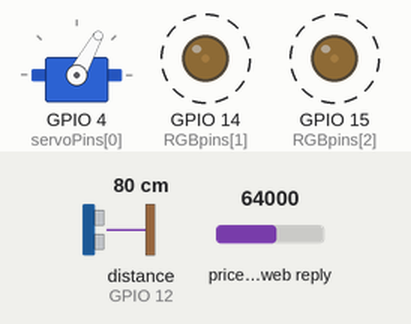
Simulated run of this sketch. Board: ESP8266 (NodeMCU). Parts: servo, output pins drawn as LEDs (lit = HIGH). Dashed ring = blinking. The inputs (shaded band) are chosen by the test bench; at power-on: distance to the obstacle (sensor on GPIO 12) 80 cm, price in the web reply 64000. The echo pulse lasts 58.3 µs per cm; WiFi joins after 1.5 s; servers stay silent unless stated; random numbers use the default seed unless the sketch sets one; web services answer with replies made up by the test bench; pins used as bus, display or sensor lines are not drawn; what the sketch prints to the serial monitor is not drawn.

Above: at 3.7 s.
3.8 s: distance to the obstacle (sensor on GPIO 12) set to 2 cm
At 5.8 s:
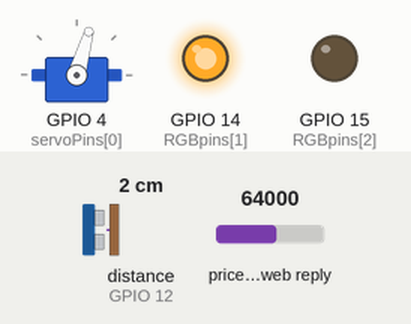
7.3 s: distance to the obstacle (sensor on GPIO 12) set to 299 cm
At 10.6 s:
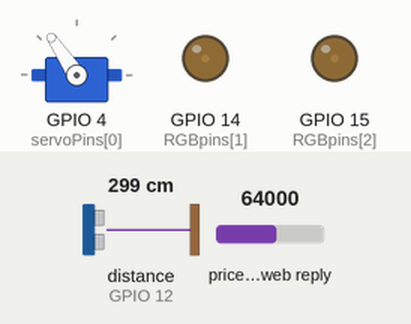
10.8 s: distance to the obstacle (sensor on GPIO 12) set to 120 cm
At 15.5 s:
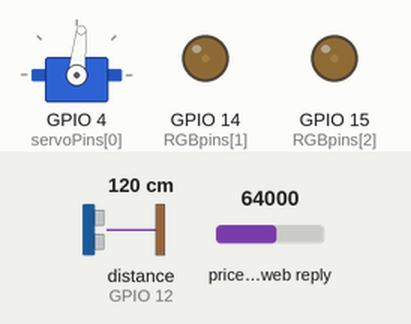
20.1 s: distance to the obstacle (sensor on GPIO 12) set to 9 cm
At 25.4 s:
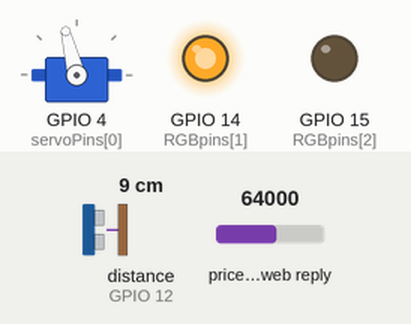
25.6 s: distance to the obstacle (sensor on GPIO 12) set to 18 cm
29.1 s: distance to the obstacle (sensor on GPIO 12) set to 35 cm
Timing chart, 0 to 50.4 s (numbered marks = the images above; inputs shaded):
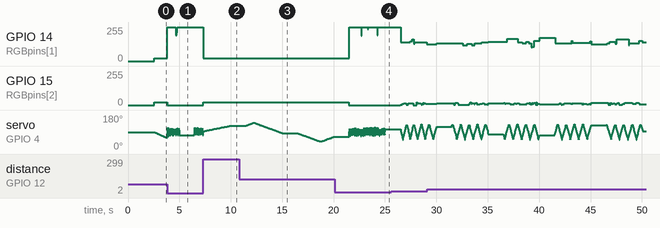

The sketch:

scp-ALL-v1.ino
```cpp
// basé sur crypto-ticker pour la programmation du crypto-ticker https://github.com/openhardwarelabs/bitcoin-ticker
//info PWN pins esp8266 1 to 8 and 12
// Libraries SP for ESp8266
#include <ESP8266WiFi.h>
#include <ArduinoJson.h>
#include <Wire.h>
//for ultraS
#include <HCSR04.h>// https://github.com/Martinsos/arduino-lib-hc-sr04
//for arduino
#include <Servo.h>
#include <Chrono.h>

/////////const & var for crypto ticker
// WiFi settings

const char* ssid     = "RED";
const char* password = "lemot2passeestlemot2passe";

// API server
const char* host = "api.coindesk.com";

int price, oldPrice;

/////////const & var for UltraS.
const byte triggerPin = 13; //<to change
const byte echoPin = 12; //<to change
UltraSonicDistanceSensor distanceSensor(triggerPin, echoPin);
unsigned int distance;

/////////const & var for servo RGBled and others.
// servo

const byte startPos = 90;
const byte nbreServo = 1;
const byte miniPosLimite = 10;
const byte maxPosLimite = 170;
const byte servoPins[nbreServo] = {4}; //<to change

int posLimitesTemp[2];
bool directionAngle[nbreServo];
float pos[nbreServo];
float nbreDegreVariation;

// RVBled
int LEDPower = 0;
int LEDPowerLimitesTemp[2];
int colorVariation;
int lightVariation;

const byte RGBpins[3] = {12, 14, 15};
const byte maxPowerLimite = 220;
const byte miniPowerLimite = 20;

byte etatNuage = 0;

//ZONE TEST
const byte Rpins = 11;
//FIN
Servo servo[nbreServo];
Chrono chronoTempete, chronoTicker;;

void setup() {

  // Serial
  Serial.begin(115200);
  delay(10);

  //fait buggé
  for (byte i = 0; i < nbreServo; i++) {

    servo[i].attach(servoPins[i]);
    delay(10);
    pos[i] = startPos;
    delay(10);
    servo[i].write(90);
    delay(10);
  }


  ////RGB
  for (byte i = 0; i < 3; i++) {
    pinMode(RGBpins[i], OUTPUT);
  }

  delay(1000);

  // We start by connecting to a WiFi network
  Serial.println();
  Serial.println();
  Serial.print("Connecting to ");
  Serial.println(ssid);

  WiFi.begin(ssid, password);
  delay (10);

  while (WiFi.status() != WL_CONNECTED) {
    delay(500);
    Serial.print(".");
  }

  Serial.println("");
  Serial.println("WiFi connected");
  Serial.println("IP address: ");
  Serial.println(WiFi.localIP());

  delay(10);

}
void loop() {
  cryptoTicker();


  tempete();
  delay(1);
  tempeteWithUltraS();
  delay(1);
  etatNuageUpDate();
  delay(1);
  ledRVB();
  delay(1);
  moveMode(0);
  delay(1);

}

void cryptoTicker() {

  if (chronoTicker.hasPassed(5000)) {
    chronoTicker.restart();
    // Connect to API
    Serial.print("connecting to ");
    Serial.println(host);

    // Use WiFiClient class to create TCP connections
    WiFiClient client;
    const int httpPort = 80;
    if (!client.connect(host, httpPort)) {
      Serial.println("connection failed");
      return;
    }

    // We now create a URI for the request
    String url = "/v1/bpi/currentprice.json";

    Serial.print("Requesting URL: ");
    Serial.println(url);

    // This will send the request to the server
    client.print(String("GET ") + url + " HTTP/1.1\r\n" +
                 "Host: " + host + "\r\n" +
                 "Connection: close\r\n\r\n");
    delay(100);

    // Read all the lines of the reply from server and print them to Serial
    String answer;
    while (client.available()) {
      String line = client.readStringUntil('\r');
      answer += line;
    }

    client.stop();
    Serial.println();
    Serial.println("closing connection");

    // Process answer
    Serial.println();
    Serial.println("Answer: ");
    Serial.println(answer);

    // Convert to JSON
    String jsonAnswer;
    int jsonIndex;

    for (int i = 0; i < answer.length(); i++) {
      if (answer[i] == '{') {
        jsonIndex = i;
        break;
      }
    }

    // Get JSON data
    jsonAnswer = answer.substring(jsonIndex);
    Serial.println();
    Serial.println("JSON answer: ");
    Serial.println(jsonAnswer);
    jsonAnswer.trim();

    // Get rate as float
    int rateIndex = jsonAnswer.indexOf("rate_float");
    String priceString = jsonAnswer.substring(rateIndex + 12, rateIndex + 18);
    priceString.trim();
    price = priceString.toFloat();

    // Print price
    Serial.println();
    Serial.println("Bitcoin price: ");
    Serial.println(price);
    Serial.print(" vs oldprice :  ");
    Serial.println(oldPrice);
    if (price > oldPrice) {
      etatNuage = 1;
    } else if (price < oldPrice) {
      etatNuage = 2;
    } else {
      etatNuage = 0;
    }
  }
}
void moveMode(byte whatServoInfo) {

  // on change de nbreDegreVariation
  if (pos[whatServoInfo] <= posLimitesTemp[0] ) {
    directionAngle[whatServoInfo] = !directionAngle[whatServoInfo];
    pos[whatServoInfo] = posLimitesTemp[0];
  } else if ( pos[whatServoInfo] >= posLimitesTemp[1]) {
    directionAngle[whatServoInfo] = !directionAngle[whatServoInfo];
    pos[whatServoInfo] = posLimitesTemp[1];

  }
  if (directionAngle[whatServoInfo]) {
    pos[whatServoInfo] = pos[whatServoInfo] + nbreDegreVariation;
  } else {
    pos[whatServoInfo] = pos[whatServoInfo] - nbreDegreVariation;
  }
  safeServoLimites(whatServoInfo);
  servo[whatServoInfo].write(pos[whatServoInfo]);
}

void safeServoLimites(byte whatServoInfo) {

  // on reste dans les limite d'angle
  if (pos[whatServoInfo] > maxPosLimite) {
    pos[whatServoInfo] = maxPosLimite;
  }
  if (pos[whatServoInfo] < miniPosLimite) {
    pos[whatServoInfo] = miniPosLimite;
  }

}

void ledRVB() {

  switch (etatNuage) {
    case 1:
      //RBpins actives
      for (byte i = 0; i < 2; i++) {
        lightVariationMode();
        analogWrite(RGBpins[i], lightVariation );
      }
      analogWrite(RGBpins[2], random(0, 20) );
      break;
    case 2:
      //    Rpins
      lightVariationMode();
      analogWrite(RGBpins[1], lightVariation );
      analogWrite(RGBpins[0], random(0, 15) );
      analogWrite(RGBpins[2], 0 );
      break;
    default:
      //RGBpins actives
      for (byte i = 0; i < 3; i++) {
        lightVariationMode();
        analogWrite(RGBpins[i], lightVariation );
      }
      break;
  }
}

void lightVariationMode() {
  lightVariation = random(
                     (LEDPowerLimitesTemp[0] + random((0 - colorVariation / 2), colorVariation)),  //minimun dans la variation de cooleur,
                     (LEDPowerLimitesTemp[1] + random((0 - colorVariation / 2), colorVariation))); //maxi
}

void tempete() {

  switch (etatNuage) {
    case 1:
      if (chronoTempete.hasPassed(1000 * random(2, 4))) {
        chronoTempete.restart();
        if (random(10) == 0) {
          etatNuage = 2;
        } else {
          etatNuage = 0;
        }
      }
      break;
    case 2:
      if (chronoTempete.hasPassed(1000 * random(1, 2))) {
        chronoTempete.restart();
        etatNuage = 0;
      }
      break;
    default:
      if (chronoTempete.hasPassed(10000)) {
        etatNuage = random(2);
        chronoTempete.restart();
        break;
      }
  }

}


void tempeteWithUltraS() {


  distance = distanceSensor.measureDistanceCm();


  if (distance < 15) {
    etatNuage = 2;
  } else if (distance < 40) {
    etatNuage = 1;
  } else {
    etatNuage = 0;
  }

}
void etatNuageUpDate() {
  switch (etatNuage) {
    case 1:
      LEDPowerLimitesTemp[0] = 100;
      LEDPowerLimitesTemp[1] = 150;
      posLimitesTemp[0] = startPos - 40;
      posLimitesTemp[1] = startPos + 40;
      nbreDegreVariation = random(1, 3);
      colorVariation = 50;
      break;
    case 2:
      LEDPowerLimitesTemp[0] = 200;
      LEDPowerLimitesTemp[1] = maxPowerLimite;
      posLimitesTemp[0] = startPos - 20;
      posLimitesTemp[1] = startPos + 20;
      nbreDegreVariation = 3 + random(3);
      colorVariation = 100;
      break;
    default:
      LEDPowerLimitesTemp[0] = miniPowerLimite;
      LEDPowerLimitesTemp[1] = miniPowerLimite + 2;
      posLimitesTemp[0] = startPos - 50;
      posLimitesTemp[1] = startPos + 50;
      float R = random(2, 4);
      nbreDegreVariation = R / 10;
      colorVariation = 0;
      break;
  }
}
```
